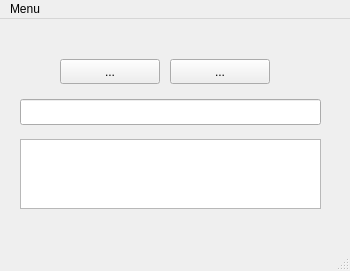
<?xml version="1.0" encoding="UTF-8"?>
<ui version="4.0">
 <class>MainWindow</class>
 <widget class="QMainWindow" name="MainWindow">
  <property name="geometry">
   <rect>
    <x>0</x>
    <y>0</y>
    <width>350</width>
    <height>271</height>
   </rect>
  </property>
  <property name="windowTitle">
   <string>MainWindow</string>
  </property>
  <widget class="QWidget" name="centralwidget">
   <widget class="QLineEdit" name="mainLineEdit">
    <property name="geometry">
     <rect>
      <x>20</x>
      <y>80</y>
      <width>301</width>
      <height>26</height>
     </rect>
    </property>
   </widget>
   <widget class="QTextEdit" name="mainTextEdit">
    <property name="geometry">
     <rect>
      <x>20</x>
      <y>120</y>
      <width>301</width>
      <height>70</height>
     </rect>
    </property>
   </widget>
   <widget class="QToolButton" name="sendToFirstWindowTButton">
    <property name="geometry">
     <rect>
      <x>60</x>
      <y>40</y>
      <width>100</width>
      <height>25</height>
     </rect>
    </property>
    <property name="text">
     <string>...</string>
    </property>
    <property name="icon">
     <iconset theme="applications-graphics">
      <normaloff>.</normaloff>.</iconset>
    </property>
   </widget>
   <widget class="QToolButton" name="sendToSecondWindowTButton">
    <property name="geometry">
     <rect>
      <x>170</x>
      <y>40</y>
      <width>100</width>
      <height>25</height>
     </rect>
    </property>
    <property name="text">
     <string>...</string>
    </property>
    <property name="icon">
     <iconset theme="applications-engineering">
      <normaloff>.</normaloff>.</iconset>
    </property>
   </widget>
  </widget>
  <widget class="QMenuBar" name="menubar">
   <property name="geometry">
    <rect>
     <x>0</x>
     <y>0</y>
     <width>350</width>
     <height>23</height>
    </rect>
   </property>
   <widget class="QMenu" name="menuMenu">
    <property name="title">
     <string>Menu</string>
    </property>
    <addaction name="OpenFirstWindow"/>
    <addaction name="OpenSecondWindow"/>
   </widget>
   <addaction name="menuMenu"/>
  </widget>
  <widget class="QStatusBar" name="statusbar"/>
  <action name="OpenFirstWindow">
   <property name="icon">
    <iconset theme="applications-development">
     <normaloff>.</normaloff>.</iconset>
   </property>
   <property name="text">
    <string>Open The First Window</string>
   </property>
   <property name="toolTip">
    <string>Open first Window...</string>
   </property>
  </action>
  <action name="OpenSecondWindow">
   <property name="icon">
    <iconset theme="applications-office">
     <normaloff>.</normaloff>.</iconset>
   </property>
   <property name="text">
    <string>Open The Second Window</string>
   </property>
   <property name="toolTip">
    <string>Open Second Windows...</string>
   </property>
  </action>
 </widget>
 <resources/>
 <connections>
  <connection>
   <sender>OpenFirstWindow</sender>
   <signal>triggered()</signal>
   <receiver>MainWindow</receiver>
   <slot>runFirstWindow()</slot>
   <hints>
    <hint type="sourcelabel">
     <x>-1</x>
     <y>-1</y>
    </hint>
    <hint type="destinationlabel">
     <x>240</x>
     <y>126</y>
    </hint>
   </hints>
  </connection>
  <connection>
   <sender>OpenSecondWindow</sender>
   <signal>triggered()</signal>
   <receiver>MainWindow</receiver>
   <slot>runSecondWindow()</slot>
   <hints>
    <hint type="sourcelabel">
     <x>-1</x>
     <y>-1</y>
    </hint>
    <hint type="destinationlabel">
     <x>240</x>
     <y>126</y>
    </hint>
   </hints>
  </connection>
  <connection>
   <sender>sendToFirstWindowTButton</sender>
   <signal>clicked()</signal>
   <receiver>MainWindow</receiver>
   <slot>runMainSendToFirst()</slot>
   <hints>
    <hint type="sourcelabel">
     <x>109</x>
     <y>75</y>
    </hint>
    <hint type="destinationlabel">
     <x>174</x>
     <y>135</y>
    </hint>
   </hints>
  </connection>
  <connection>
   <sender>sendToSecondWindowTButton</sender>
   <signal>clicked()</signal>
   <receiver>MainWindow</receiver>
   <slot>runMainSendToSecond()</slot>
   <hints>
    <hint type="sourcelabel">
     <x>219</x>
     <y>75</y>
    </hint>
    <hint type="destinationlabel">
     <x>174</x>
     <y>135</y>
    </hint>
   </hints>
  </connection>
 </connections>
 <slots>
  <slot>runFirstWindow()</slot>
  <slot>runSecondWindow()</slot>
  <slot>runMainSendToFirst()</slot>
  <slot>runMainSendToSecond()</slot>
 </slots>
</ui>
